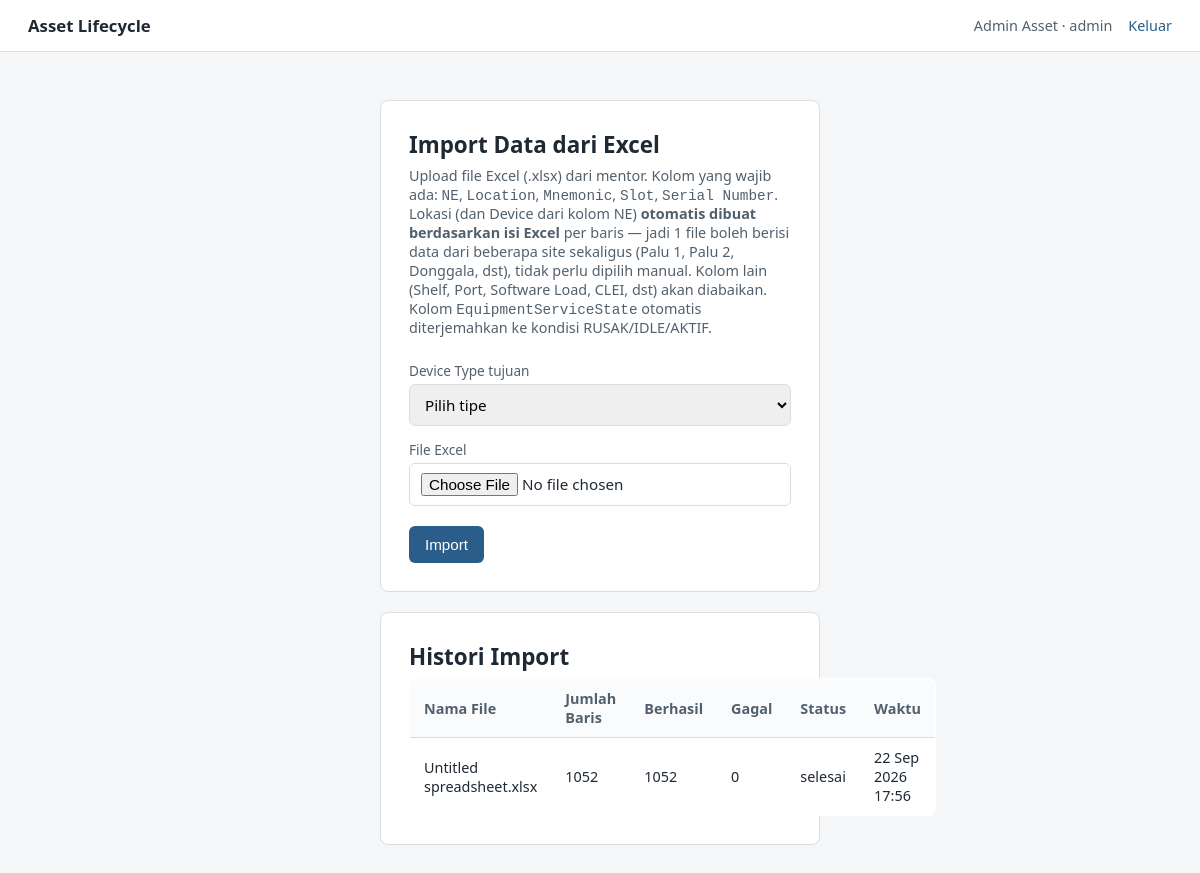
/import/ (signed in), run on the app's committed database.
### app/models/user.py (models this page shows, shortened)
class User(db.Model, UserMixin):
    __tablename__ = "user"
    user_id = db.Column(db.Integer, primary_key=True)
    name = db.Column(db.String(150), nullable=False)
    email = db.Column(db.String(150), unique=True)
    password = db.Column(db.String(255))
    role = db.Column(db.String(20), nullable=False)  # 'admin' / 'karyawan_tif' / 'teknisi'
    is_pj = db.Column(db.Boolean, default=False)
    district = db.Column(db.String(100))
    status = db.Column(db.String(20), default="aktif")  # 'aktif' / 'pending'
    avatar_path = db.Column(db.String(255), nullable=True)  # path relatif ke static/avatars/
    created_at = db.Column(db.DateTime, default=datetime.utcnow)
    updated_at = db.Column(db.DateTime, onupdate=datetime.utcnow)

### app/models/data_import.py (models this page shows)
class DataImport(db.Model):
    __tablename__ = "data_imports"
    import_id = db.Column(db.Integer, primary_key=True)
    user_id = db.Column(db.Integer, db.ForeignKey("user.user_id"))
    nama_file = db.Column(db.String(255))
    jenis_data = db.Column(db.String(100))
    jumlah_data = db.Column(db.Integer)
    jumlah_berhasil = db.Column(db.Integer)
    jumlah_gagal = db.Column(db.Integer)
    status = db.Column(db.String(20))
    created_at = db.Column(db.DateTime, default=datetime.utcnow)

### app/modules/data_import/routes.py (the view, shortened to what this page needs)
@data_import_bp.route("/", methods=["GET", "POST"])
@login_required
@role_required("admin", "karyawan_tif")
def index():
    all_types = DeviceType.query.order_by(DeviceType.nama_tipe).all()
    imports = DataImport.query.order_by(DataImport.created_at.desc()).all()
    return render_template("data_import/index.html", all_types=all_types, imports=imports)

### app/templates/data_import/index.html (shortened to what this page needs)
{% extends "base.html" %}
{% block content %}
<div class="page page--wide" style="margin:0;padding:0;max-width:none;">
<div class="card" style="margin-bottom:20px;">
    <h1>Import Data dari Excel</h1>
    <p class="subtitle">
        Upload file Excel (.xlsx) dari mentor. Kolom yang wajib ada: <code>NE</code>, <code>Location</code>,
        <code>Mnemonic</code>, <code>Slot</code>, <code>Serial Number</code>. Lokasi (dan Device dari kolom NE)
        <strong>otomatis dibuat berdasarkan isi Excel</strong> per baris &mdash; jadi 1 file boleh berisi data
        dari beberapa site sekaligus (Palu 1, Palu 2, Donggala, dst), tidak perlu dipilih manual.
        Kolom lain (Shelf, Port, Software Load, CLEI, dst) akan diabaikan. Kolom
        <code>EquipmentServiceState</code> otomatis diterjemahkan ke kondisi RUSAK/IDLE/AKTIF.
    </p>
    <form method="POST" enctype="multipart/form-data">
        <label for="device_type_id">Device Type tujuan</label>
        <select id="device_type_id" name="device_type_id" required>
            <option value="" disabled selected>Pilih tipe</option>
        </select>
        <label for="file">File Excel</label>
        <input type="file" id="file" name="file" accept=".xlsx" required>
        <button type="submit">Import</button>
    </form>
</div>
<div class="card">
    <h1>Histori Import</h1>
    <table>
        <thead>
            <tr>
                <th>Nama File</th>
                <th>Jumlah Baris</th>
                <th>Berhasil</th>
                <th>Gagal</th>
                <th>Status</th>
                <th>Waktu</th>
            </tr>
        </thead>
        <tbody>
            {% for imp in imports %}
            <tr>
                <td>{{ imp.nama_file }}</td>
                <td>{{ imp.jumlah_data }}</td>
                <td>{{ imp.jumlah_berhasil }}</td>
                <td>{{ imp.jumlah_gagal }}</td>
                <td>{{ imp.status }}</td>
                <td>{{ imp.created_at.strftime("%d %b %Y %H:%M") if imp.created_at else "-" }}</td>
            </tr>
            {% else %}
            <tr><td colspan="6">Belum ada riwayat import.</td></tr>
            {% endfor %}
        </tbody>
    </table>
</div>
</div>
{% endblock %}

### app/templates/base.html (shortened to what this page needs)
<!DOCTYPE html>
<html lang="id">
<head>
    <link rel="stylesheet" href="{{ url_for('static', filename='style.css') }}">
</head>
<body>
    <header class="topbar">
        <a href="{{ url_for('index') }}" class="topbar__brand">Asset Lifecycle</a>
        <nav class="topbar__nav">
            {% if current_user.is_authenticated %}
                <span class="topbar__user">{{ current_user.name }} &middot; {{ current_user.role }}{% if current_user.is_pj %} &middot; PJ{% endif %}</span>
                <a href="{{ url_for('auth.logout') }}">Keluar</a>
            {% else %}
                <a href="{{ url_for('auth.login') }}">Masuk</a>
            {% endif %}
        </nav>
    </header>
    <main class="page">
        {% block content %}{% endblock %}
    </main>
</body>
</html>

### app/static/style.css (style rules this page uses)
:root { --ink: #1f2933; --ink-soft: #52606d; --line: #d9dde2; --surface: #ffffff; --bg: #f5f6f8; --accent: #2b5d8a; --accent-hover: #234a6f; --error-bg: #fbe9e7; --error-ink: #9c3b2e; --success-bg: #e6f3ea; --success-ink: #2c6e49; }
* { box-sizing: border-box; }
body { margin: 0; font-family: "Segoe UI", system-ui, -apple-system, sans-serif; color: var(--ink); background: var(--bg); }
.topbar { display: flex; justify-content: space-between; align-items: center; padding: 14px 28px; background: var(--surface); border-bottom: 1px solid var(--line); }
.topbar__brand { font-weight: 600; font-size: 1.05rem; color: var(--ink); text-decoration: none; }
.topbar__nav { display: flex; align-items: center; gap: 16px; font-size: 0.9rem; }
.topbar__nav a { color: var(--accent); text-decoration: none; }
.topbar__user { color: var(--ink-soft); }
.page { max-width: 480px; margin: 48px auto; padding: 0 20px; }
.page--wide { max-width: 900px; }
.card { background: var(--surface); border: 1px solid var(--line); border-radius: 8px; padding: 28px; }
h1 { font-size: 1.4rem; margin: 0 0 6px; }
.subtitle { color: var(--ink-soft); font-size: 0.9rem; margin: 0 0 24px; }
label { display: block; font-size: 0.85rem; color: var(--ink-soft); margin-bottom: 4px; margin-top: 14px; }
input, select { width: 100%; padding: 9px 11px; border: 1px solid var(--line); border-radius: 6px; font-size: 0.95rem; font-family: inherit; }
button, .btn { display: inline-block; margin-top: 20px; padding: 10px 16px; background: var(--accent); color: white; border: none; border-radius: 6px; font-size: 0.95rem; cursor: pointer; text-decoration: none; }
table { width: 100%; border-collapse: collapse; background: var(--surface); border: 1px solid var(--line); border-radius: 8px; overflow: hidden; }
th, td { text-align: left; padding: 10px 14px; border-bottom: 1px solid var(--line); font-size: 0.9rem; }
th { background: #fafbfc; color: var(--ink-soft); font-weight: 600; }
tr:last-child td { border-bottom: none; }

### data on the page
User: name "Admin Asset", role "admin"
DataImport: nama_file "Untitled spreadsheet.xlsx", jumlah_data "1052", jumlah_berhasil "1052", jumlah_gagal "0", status "selesai", created_at "22 Sep 2026 17:56"
